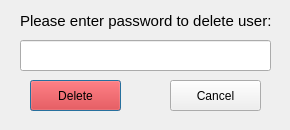
<?xml version="1.0" encoding="UTF-8"?>
<ui version="4.0">
 <class>DeleteUserDialog</class>
 <widget class="QDialog" name="DeleteUserDialog">
  <property name="geometry">
   <rect>
    <x>0</x>
    <y>0</y>
    <width>290</width>
    <height>130</height>
   </rect>
  </property>
  <widget class="QPushButton" name="Delete">
   <property name="geometry">
    <rect>
     <x>30</x>
     <y>80</y>
     <width>91</width>
     <height>31</height>
    </rect>
   </property>
   <property name="styleSheet">
    <string notr="true">background-color: #ff0000; color: black</string>
   </property>
   <property name="text">
    <string>Delete</string>
   </property>
  </widget>
  <widget class="QLineEdit" name="passwordLabel">
   <property name="geometry">
    <rect>
     <x>20</x>
     <y>40</y>
     <width>251</width>
     <height>31</height>
    </rect>
   </property>
   <property name="echoMode">
    <enum>QLineEdit::Password</enum>
   </property>
  </widget>
  <widget class="QPushButton" name="Cancel">
   <property name="geometry">
    <rect>
     <x>170</x>
     <y>80</y>
     <width>91</width>
     <height>31</height>
    </rect>
   </property>
   <property name="text">
    <string>Cancel</string>
   </property>
  </widget>
  <widget class="QLabel" name="label">
   <property name="geometry">
    <rect>
     <x>20</x>
     <y>10</y>
     <width>251</width>
     <height>21</height>
    </rect>
   </property>
   <property name="font">
    <font>
     <pointsize>11</pointsize>
    </font>
   </property>
   <property name="text">
    <string>Please enter password to delete user:</string>
   </property>
  </widget>
 </widget>
 <resources/>
 <connections/>
</ui>
